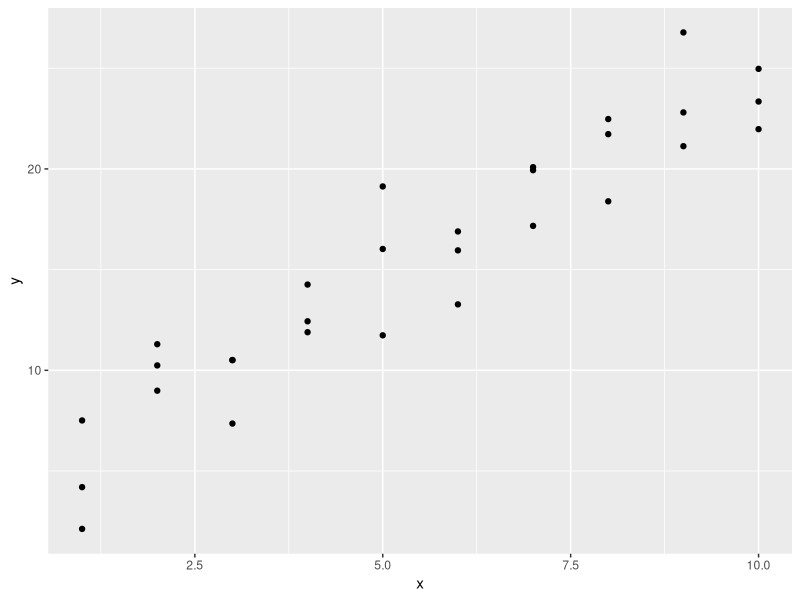
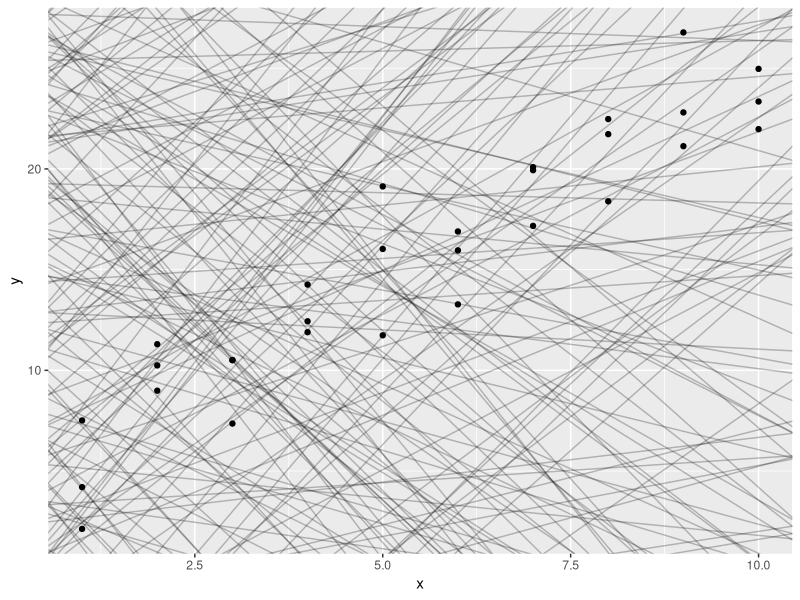
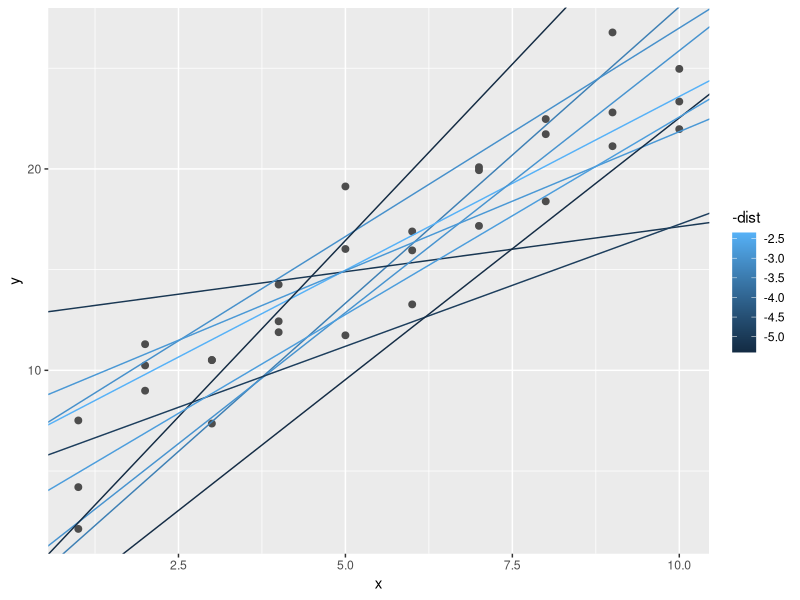
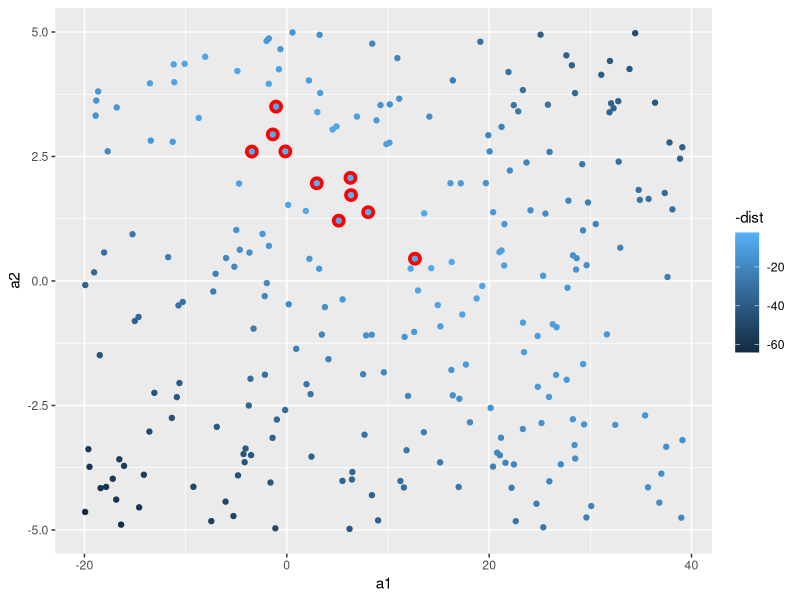
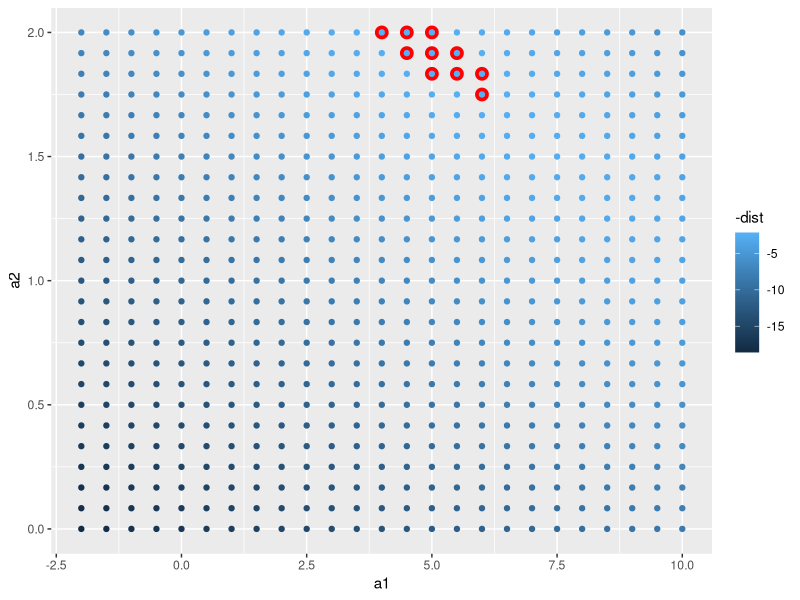
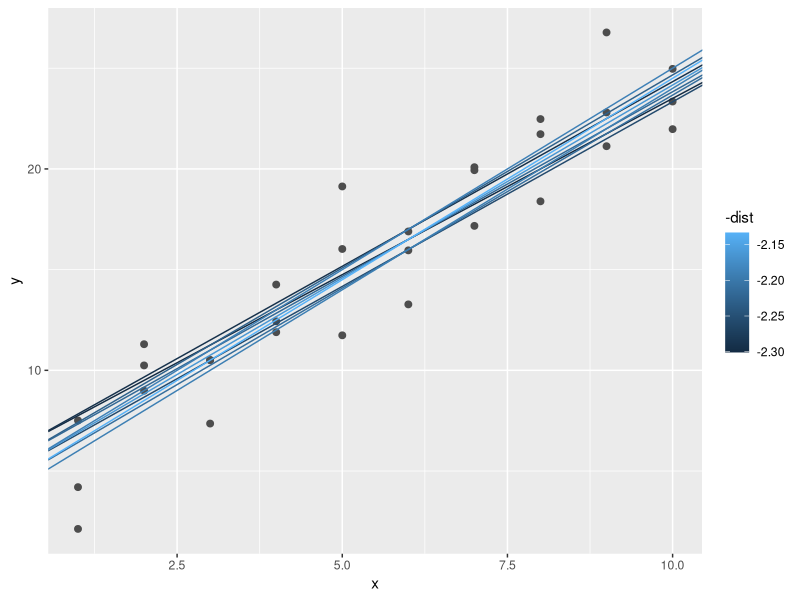
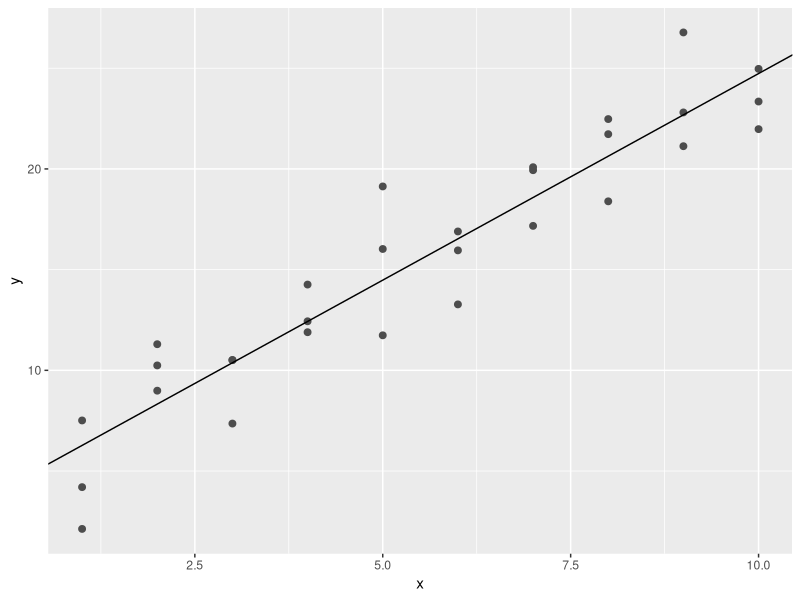
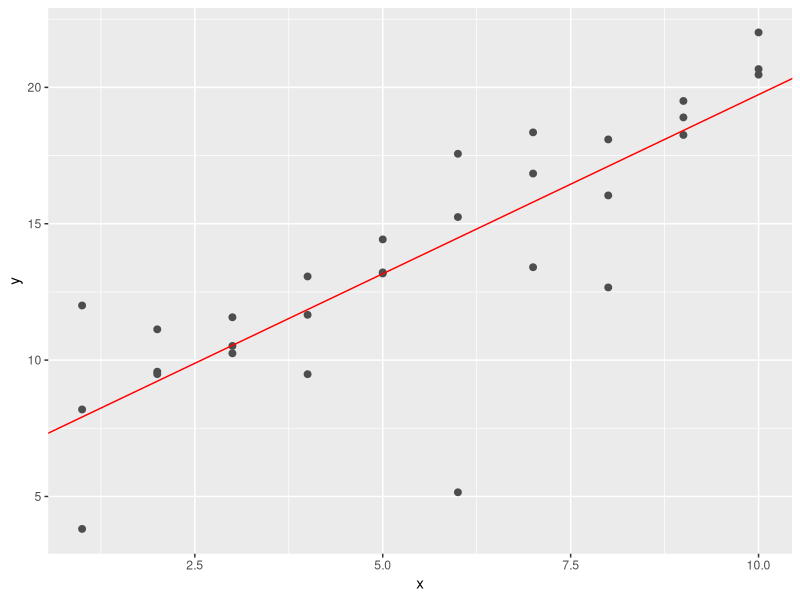

Here is the R script that generated these plots, in order: (Note: this script raises an error after producing the figures.)
## ---- chunk 1
library(tidyverse)
library(splines)
library(modelr)
options(na.action = na.warn)
## ---- chunk 2
ggplot(sim1, aes(x, y)) +
  geom_point()
## ---- chunk 3
cor(sim1$x, sim1$y)
## ---- chunk 4
models <- tibble(
  a1 = runif(250, -20, 40),
  a2 = runif(250, -5, 5)
)

ggplot(sim1, aes(x, y)) + 
  geom_abline(
    aes(intercept = a1, slope = a2), 
    data = models, alpha = 1/4
  ) +
  geom_point()
## ---- chunk 5
model1 <- function(a, data) {
  a[1] + data$x * a[2]
}

model1(c(7, 1.5), sim1)
## ---- chunk 6
measure_distance <- function(mod, data) {
  diff <- data$y - model1(mod, data)
  sqrt(mean(diff ^ 2))
}
measure_distance(c(7, 1.5), sim1)
## ---- chunk 7
sim1_dist <- function(a1, a2) {
  measure_distance(c(a1, a2), sim1)
}

models <- models %>% 
  mutate(dist = purrr::map2_dbl(a1, a2, sim1_dist))
models
## ---- chunk 8
ggplot(sim1, aes(x, y)) + 
  geom_point(size = 2, color = "grey30") + 
  geom_abline(
    aes(intercept = a1, slope = a2, color = -dist), 
    data = filter(models, rank(dist) <= 10)
  )
## ---- chunk 9
ggplot(models, aes(a1, a2)) +
  geom_point(data = filter(models, rank(dist) <= 10), size = 4, colour = "red") +
  geom_point(aes(colour = -dist))
## ---- chunk 10
grid <- expand.grid(
  a1 = seq(-2, 10, length = 25),
  a2 = seq(0, 2, length = 25)
  ) %>% 
  mutate(dist = purrr::map2_dbl(a1, a2, sim1_dist))

grid %>% 
  ggplot(aes(a1, a2)) +
  geom_point(data = filter(grid, rank(dist) <= 10), size = 4, colour = "red") +
  geom_point(aes(colour = -dist)) 
## ---- chunk 11
ggplot(sim1, aes(x, y)) + 
  geom_point(size = 2, colour = "grey30") + 
  geom_abline(
    aes(intercept = a1, slope = a2, colour = -dist), 
    data = filter(grid, rank(dist) <= 10)
  )
## ---- chunk 12
sim1_mod <- lm(y ~ x, data = sim1)
coef(sim1_mod)
## ---- chunk 13
ggplot(sim1, aes(x, y)) + 
  geom_point(size = 2, colour = "grey30") + 
  geom_abline(intercept = coef(sim1_mod)[1], slope = coef(sim1_mod)[2])
## ---- chunk 14
sim1a <- tibble(
  x = rep(1:10, each = 3),
  y = x * 1.5 + 6 + rt(length(x), df = 2)
)
## ---- chunk 15
sim1a_mod <- lm(y ~ x, sim1a)

ggplot(sim1a, aes(x, y)) + 
  geom_point(size = 2, color = "grey30") + 
  geom_abline(intercept = coef(sim1a_mod)[1], slope = coef(sim1a_mod)[2], color = "red")
## ---- chunk 16
simt <- function(i) {
  tibble(
    x = rep(1:10, each = 3),
    y = x * 1.5 + 6 + rt(length(x), df = 2),
    id = i
  )
}

sims <- map_df(1:15, simt)

ggplot(sims, aes(x, y)) +
  geom_point() +
  geom_smooth(method = "lm", color = "red") +
  facet_wrap(~id, ncol = 5)
## ---- chunk 17
sim_norm <- function(i) {
  tibble(
    x = rep(1:10, each = 3),
    y = x * 1.5 + 6 + rnorm(length(x)),
    .id = i
  )
}

simdf_norm <- map_df(1:12, sim_norm)

ggplot(simdf_norm, aes(x = x, y = y)) +
  geom_point() +
  geom_smooth(method = "lm", colour = "red") +
  facet_wrap(~.id, ncol = 4)
## ---- chunk 18
tibble(
  x = seq(-5, 5, length.out = 100),
  normal = dnorm(x),
  student_t = dt(x, df = 2)
) %>%
  gather(distribution, density, -x) %>%
  ggplot(aes(x = x, y = density, color = distribution)) +
  geom_line()
## ---- chunk 19
pnorm(2, lower.tail = FALSE)
## ---- chunk 20
pt(2, df = 2, lower.tail = FALSE)
## ---- chunk 21
measure_distance <- function(mod, data) {
  diff <- data$y - model1(mod, data)
  mean(abs(diff))
}
## ---- chunk 22
make_prediction <- function(mod, data) {
  mod[1] + mod[2] * data$x
}
## ---- chunk 23
best <- optim(c(0, 0), measure_distance, data = sim1a)
best$par
## ---- chunk 24
measure_distance_ls <- function(mod, data) {
  diff <- data$y - (mod[1] + mod[2] * data$x)
  sqrt(mean(diff^2))
}

best <- optim(c(0, 0), measure_distance_ls, data = sim1a)
best$par
## ---- chunk 25
model3 <- function(a, data) {
  a[1] + data$x * a[2] + a[3]
}
## ---- chunk 26
measure_distance_3 <- function(a, data) {
  diff <- data$y - model3(a, data)
  sqrt(mean(diff^2))
}
## ---- chunk 27
best3a <- optim(c(0, 0, 0), measure_distance_3, data = sim1)
best3a$par

best3b <- optim(c(0, 0, 1), measure_distance_3, data = sim1)
best3b$par

best3c <- optim(c(0, 0, 5), measure_distance_3, data = sim1)
best3c$par
## ---- chunk 28
grid <- sim1 %>%
  data_grid(x)
## ---- chunk 29
grid <- grid %>%
  add_predictions(sim1_mod) # sim1_mod --- это модель
## ---- chunk 30
ggplot(sim1, aes(x)) +
  geom_point(aes(y = y)) +
  geom_line(aes(y = pred), data = grid, color = "red", size = 1)
## ---- chunk 31
sim1 <- sim1 %>%
  add_residuals(sim1_mod)
## ---- chunk 32
ggplot(sim1, aes(resid)) + 
  geom_freqpoly(binwidth = 0.5)
## ---- chunk 33
ggplot(sim1, aes(x, resid)) + 
  geom_ref_line(h = 0) +
  geom_point()
## ---- chunk 34
sim1_loess <- loess(y ~ x, data = sim1)
sim1_lm <- lm(y ~ x, data = sim1)
## ---- chunk 35
grid_loess <- sim1 %>%
  add_predictions(sim1_loess)
## ---- chunk 36
sim1 <- sim1 %>%
  add_residuals(sim1_lm) %>%
  add_predictions(sim1_lm) %>%
  add_residuals(sim1_loess, var = "resid_loess") %>%
  add_predictions(sim1_loess, var = "pred_loess")
## ---- chunk 37
ggplot(sim1, aes(x, y)) + 
  geom_point(size = 2, color = "grey30") + 
  geom_smooth(se = F, size = 2, color = "blue") +
  geom_line(aes(x, pred), data = grid_loess, color = "red") +
  geom_line(aes(y = pred), data = grid, color = "green")
## ---- chunk 38
ggplot(sim1, aes(x = x)) +
  geom_ref_line(h = 0) +
  geom_point(aes(y = resid)) +
  geom_point(aes(y = resid_loess), colour = "red")
## ---- chunk 39
sim1_mod <- lm(y ~ x, data = sim1)
grid <- sim1 %>%
  data_grid(x)
## ---- chunk 40
grid %>%
  add_predictions(sim1_mod, var = "pred_lm") %>%
  add_predictions(sim1_loess, var = "pred_loess")
## ---- chunk 41
grid %>%
  gather_predictions(sim1_mod, sim1_loess)
## ---- chunk 42
grid %>%
  spread_predictions(sim1_mod, sim1_loess)
## ---- chunk 43
grid %>%
  gather_predictions(sim1_mod, sim1_loess) %>%
  spread(model, pred)
## ---- chunk 44
sim1_mod <- lm(y ~ x, data = sim1)

sim1 <- sim1 %>%
  add_residuals(sim1_mod)

ggplot(sim1, aes(x = abs(resid))) +
  geom_freqpoly(binwidth = 0.5)
## ---- chunk 45
df <- tribble(
  ~y, ~x1, ~x2,
  4, 2, 5,
  5, 1, 6
)
model_matrix(df, y ~ x1)
## ---- chunk 46
model_matrix(df, y ~ x1 - 1)
## ---- chunk 47
model_matrix(df, y ~ x1 + x2)
## ---- chunk 48
df <- tribble(
  ~ sex, ~ response,
  "male", 1,
  "female", 2,
  "male", 1
)
model_matrix(df, response ~ sex)
## ---- chunk 49
ggplot(sim2) + 
  geom_point(aes(x, y))
## ---- chunk 50
mod2 <- lm(y ~ x, data = sim2)

grid <- sim2 %>% 
  data_grid(x) %>% 
  add_predictions(mod2)
grid
## ---- chunk 51
ggplot(sim2, aes(x)) + 
  geom_point(aes(y = y)) +
  geom_point(data = grid, aes(y = pred), colour = "red", size = 4)
## ---- chunk 52
tibble(x = "e") %>% 
  add_predictions(mod2)
## ---- chunk 53
ggplot(sim3, aes(x1, y)) +
  geom_point(aes(color = x2))
## ---- chunk 54
mod1 <- lm(y ~ x1 + x2, data = sim3)
mod2 <- lm(y ~ x1 * x2, data = sim3)
## ---- chunk 55
grid <- sim3 %>% 
  data_grid(x1, x2) %>% 
  gather_predictions(mod1, mod2)
## ---- chunk 56
ggplot(sim3, aes(x1, y, colour = x2)) + 
  geom_point() + 
  geom_line(data = grid, aes(y = pred)) + 
  facet_wrap(~ model)
## ---- chunk 57
sim3 <- sim3 %>% 
  gather_residuals(mod1, mod2)

ggplot(sim3, aes(x1, resid, colour = x2)) + 
  geom_point() + 
  facet_grid(model ~ x2)
## ---- chunk 58
mod1 <- lm(y ~ x1 + x2, data = sim4)
mod2 <- lm(y ~ x1 * x2, data = sim4)

grid <- sim4 %>% 
  data_grid(
    x1 = seq_range(x1, 5), 
    x2 = seq_range(x2, 5) 
  ) %>% 
  gather_predictions(mod1, mod2)
grid
## ---- chunk 59
seq_range(c(0.0123, 0.923423), n = 5)

seq_range(c(0.0123, 0.923423), n = 5, pretty = TRUE)
## ---- chunk 60
x1 <- rcauchy(100)
seq_range(x1, n = 5)

seq_range(x1, n = 5, trim = 0.10)

seq_range(x1, n = 5, trim = 0.25)

seq_range(x1, n = 5, trim = 0.50)
## ---- chunk 61
x2 <- c(0, 1)
seq_range(x2, n = 5)

seq_range(x2, n = 5, expand = 0.10)

seq_range(x2, n = 5, expand = 0.25)

seq_range(x2, n = 5, expand = 0.50)
## ---- chunk 62
ggplot(grid, aes(x1, x2)) + 
  geom_tile(aes(fill = pred)) + 
  facet_wrap(~ model)
## ---- chunk 63
ggplot(grid, aes(x1, pred, colour = x2, group = x2)) + 
  geom_line() +
  facet_wrap(~ model)
ggplot(grid, aes(x2, pred, colour = x1, group = x1)) + 
  geom_line() +
  facet_wrap(~ model)
## ---- chunk 64
df <- tribble(
  ~y, ~x,
   1,  1,
   2,  2, 
   3,  3
)
model_matrix(df, y ~ x^2 + x)

model_matrix(df, y ~ I(x^2) + x)
## ---- chunk 65
model_matrix(df, y ~ poly(x, 2))
## ---- chunk 66
model_matrix(df, y ~ ns(x, 2))
## ---- chunk 67
sim5 <- tibble(
  x = seq(0, 3.5 * pi, length = 50),
  y = 4 * sin(x) + rnorm(length(x))
)

ggplot(sim5, aes(x, y)) +
  geom_point()
## ---- chunk 68
mod1 <- lm(y ~ ns(x, 1), data = sim5)
mod2 <- lm(y ~ ns(x, 2), data = sim5)
mod3 <- lm(y ~ ns(x, 3), data = sim5)
mod4 <- lm(y ~ ns(x, 4), data = sim5)
mod5 <- lm(y ~ ns(x, 5), data = sim5)

grid <- sim5 %>% 
  data_grid(x = seq_range(x, n = 50, expand = 0.1)) %>% 
  gather_predictions(mod1, mod2, mod3, mod4, mod5, .pred = "y")

ggplot(sim5, aes(x, y)) + 
  geom_point() +
  geom_line(data = grid, colour = "red") +
  facet_wrap(~ model)
## ---- chunk 69
grid2 <- sim5 %>% 
  data_grid(x = seq_range(x, n = 50, expand = 0.1))

sim5 <- sim5 %>% 
  gather_residuals(mod1, mod2, mod3, mod4, mod5)

ggplot(sim5, aes(x, resid, color = model)) + 
  geom_point() + 
  facet_grid(model ~ .)
## ---- chunk 70
mod2a <- lm(y ~ x - 1, data = sim2)

mod2 <- lm(y ~ x, data = sim2)
## ---- chunk 71
grid <- sim2 %>%
  data_grid(x) %>%
  spread_predictions(mod2, mod2a)
grid
## ---- chunk 72
x3 <- model_matrix(y ~ x1 * x2, data = sim3)
x3
## ---- chunk 73
all(x3[["x1:x2b"]] == (x3[["x1"]] * x3[["x2b"]]))
## ---- chunk 74
x4 <- model_matrix(y ~ x1 * x2, data = sim4)
x4
## ---- chunk 75
mod1 <- lm(y ~ x1 + x2, data = sim3)
mod2 <- lm(y ~ x1 * x2, data = sim3)
## ---- chunk 76
levels(sim3$x2)
## ---- chunk 77
model_matrix_mod1 <- function(.data) {
  mutate(.data,
    x2b = as.numeric(x2 == "b"),
    x2c = as.numeric(x2 == "c"),
    x2d = as.numeric(x2 == "d"),
    `(Intercept)` = 1
  ) %>%
    select(`(Intercept)`, x1, x2b, x2c, x2d)
}

model_matrix_mod1(sim3)
## ---- chunk 78
model_matrix_mod1b <- function(.data) {
  # уровни x2
  lvls <- levels(.data$x2)
  # отбросим первый уровень
  # this assumes that there are at least two levels
  lvls <- lvls[2:length(lvls)]
  # create an indicator variable for each level of x2
  for (lvl in lvls) {
    # new column name x2 + level name
    varname <- str_c("x2", lvl)
    # add indicator variable for lvl
    .data[[varname]] <- as.numeric(.data$x2 == lvl)
  }
  # generate the list of variables to keep
  x2_variables <- str_c("x2", lvls)
  # Add an intercept
  .data[["(Intercept)"]] <- 1
  # keep x1 and x2 indicator variables
  select(.data, `(Intercept)`, x1, one_of(x2_variables))
}

model_matrix_mod1b(sim3)

## ---- chunk 79
model_matrix_mod2 <- function(.data) {
  mutate(.data,
    `(Intercept)` = 1,
    x2b = as.numeric(x2 == "b"),
    x2c = as.numeric(x2 == "c"),
    x2d = as.numeric(x2 == "d"),
    `x1:x2b` = x1 * x2b,
    `x1:x2c` = x1 * x2c,
    `x1:x2d` = x1 * x2d
  ) %>%
    select(`(Intercept)`, x1, x2b, x2c, x2d, `x1:x2b`, `x1:x2c`, `x1:x2d`)
}

model_matrix_mod2(sim3)
## ---- chunk 80
model_matrix_mod2b <- function(.data) {
  # get dataset with x1 and x2 indicator variables
  out <- model_matrix_mod1b(.data)
  # get names of the x2 indicator columns
  x2cols <- str_subset(colnames(out), "^x2")
  # create interactions between x1 and the x2 indicator columns
  for (varname in x2cols) {
    # name of the interaction variable
    newvar <- str_c("x1:", varname)
    out[[newvar]] <- out$x1 * out[[varname]]
  }
  out
}

model_matrix_mod2b(sim3)
## ---- chunk 81
mod1 <- lm(y ~ x1 + x2, data = sim4)
mod2 <- lm(y ~ x1 * x2, data = sim4)
## ---- chunk 82
sim4_mods <- gather_residuals(sim4, mod1, mod2)
## ---- chunk 83
ggplot(sim4_mods, aes(x = resid, colour = model)) +
  geom_freqpoly(binwidth = 0.5) +
  geom_rug()
## ---- chunk 84
ggplot(sim4_mods, aes(x = abs(resid), colour = model)) +
  geom_freqpoly(binwidth = 0.5) +
  geom_rug()
## ---- chunk 85
sim4_mods %>%
  group_by(model) %>%
  summarise(resid = sd(resid))
